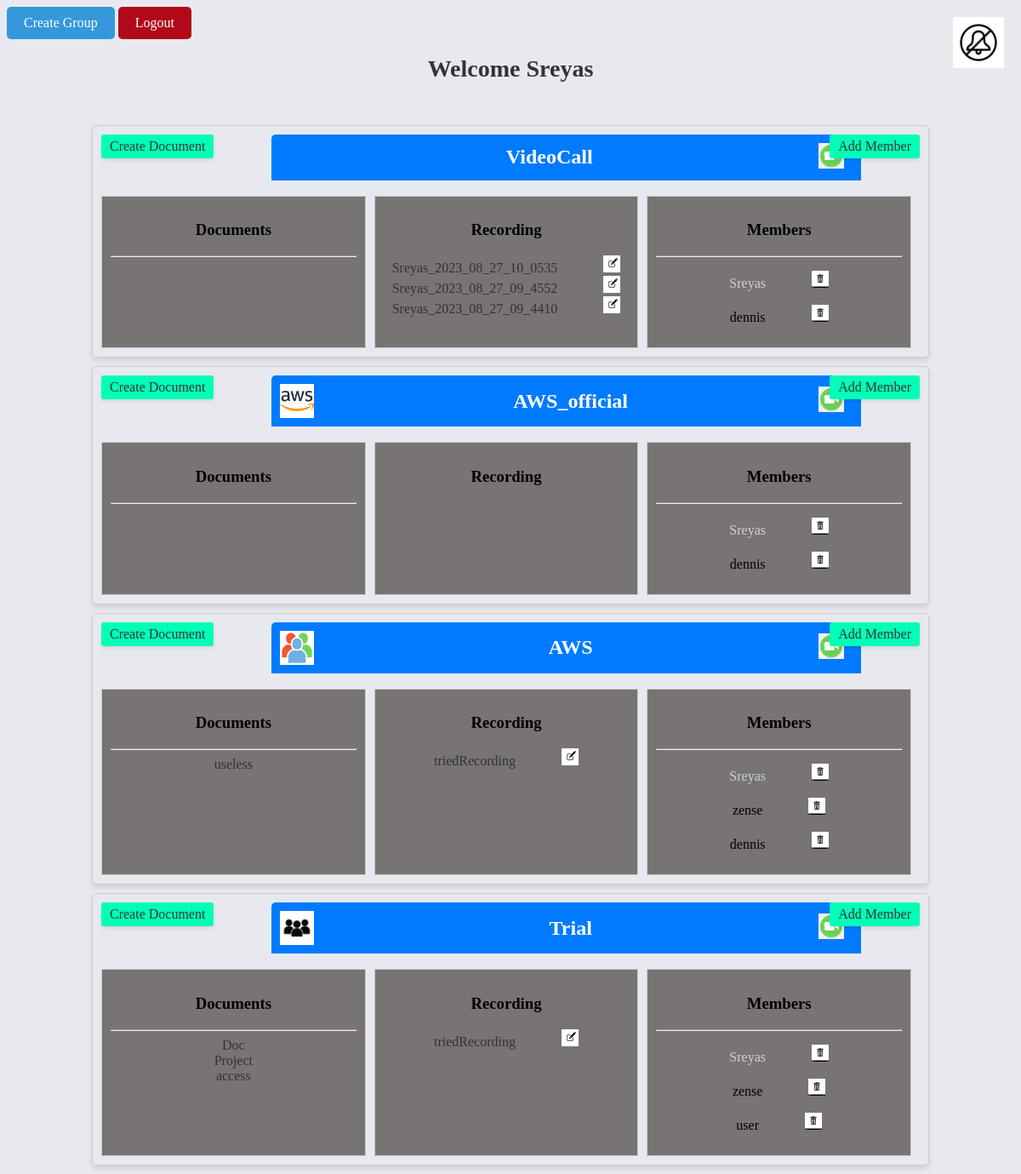
/home/ (signed in), run on an earlier commit of the app's database.
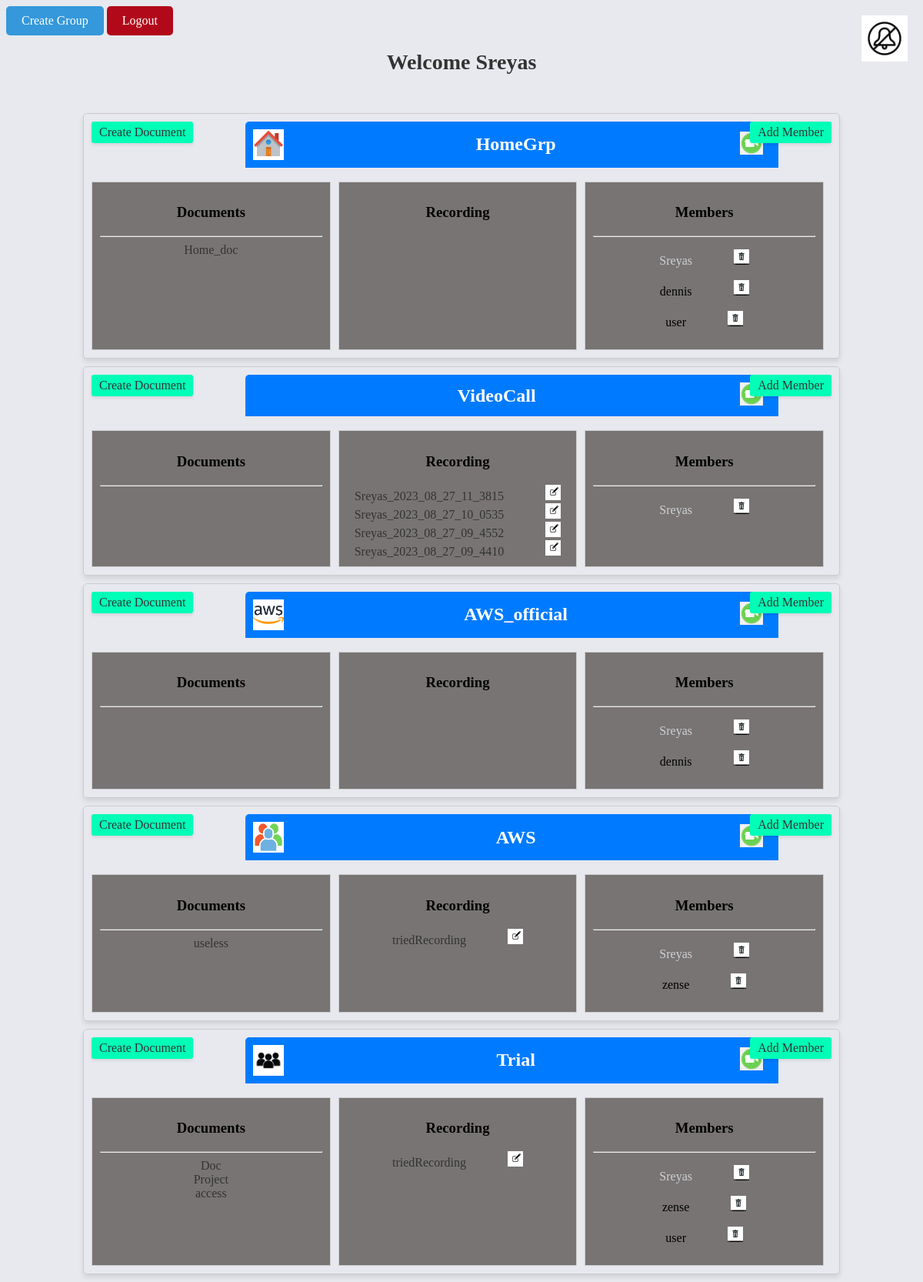
And on a later commit of the database.
### videoCall/models.py (models this page shows, shortened)
class Profile(models.Model):
    user=models.OneToOneField(User,related_name='profile',on_delete=models.CASCADE)
    groups=models.ManyToManyField(Group,related_name='user_profile')
    admin=models.ManyToManyField(Group,related_name='admin_right')
    recordings=models.ManyToManyField(Recording,related_name='recorder')

class Group(models.Model):
    name=models.CharField(max_length=100,primary_key=True)
    created = models.DateTimeField(auto_now_add=True)
    doc=models.ManyToManyField(Document,related_name='groups')
    setting=models.CharField(max_length=15,choices=options)
    records=models.ManyToManyField(Recording,related_name='room')
    icon=models.ImageField(upload_to='icon',null=True,default="")
    class Meta:
        ordering = ['-created']
    def __str__(self):
        return self.name

class Recording(models.Model):
    name=models.CharField(max_length=100)
    created = models.DateTimeField(auto_now_add=True)
    uid=models.CharField(max_length=25)
    sid=models.CharField(max_length=25,null=True)
    class Meta:
        ordering = ['-created']

### liveEdit/models.py (models this page shows, shortened)
class Document(models.Model):
    name = models.CharField(max_length=100)
    content = models.TextField(null=True)
    setting = models.CharField(max_length=15, choices=options)

### videoCall/views.py (the view)
# urls.py: path('home/',views.home,name='home'),
@login_required(login_url='videoCall:login')
def home(request):
    profile=Profile.objects.get(user=request.user)
    return render(request,'home.html',{'groups':profile.groups.all(),"profile":profile,'notification':Notification.objects.filter(profiles=profile).exclude(seen=profile).exists()})

### videoCall/templates/home.html (shortened to what this page needs)
{% extends 'layout.html' %}
{% load static %}
{% block content %}
    <a href="{% url 'videoCall:createGroup' %}" class="goBack">Create Group</a>
    <a href="{% url 'videoCall:logout' %}" class="goBack" style="background-color: #b1091a;">Logout</a>
    <div class="notification-button">
        {% if notification == False %}
        <a href="{% url 'videoCall:notification' %}">
            <img src="{% static 'images/no_notification.png' %}" height="60px" width="60px">
        </a>
        {% else %}
        <a href="{% url 'videoCall:notification' %}">
            <img src="{% static 'images/notification.png' %}" height="60px" width="60px">
        </a>
        {% endif %}
    </div>
    <h1 class="heading"> Welcome {{profile.user.username}}</h1>
    {% for group in groups %}
    <div class="card">
        <div class="group">
            {% if group.icon != "" %}
                <img src="{{group.icon.url}}" height="40px" width="40px">
            {% endif %}
            <h2 class="group-name">{{ group.name }}</h2>
            <a href="{% url 'videoCall:lobby' group=group.name %}">
                <img src="{% static 'images/call.png' %}" height="30px" width="30px">
            </a>
        </div>
        {% if group in profile.admin.all %}
        <div class="add-member-link">
            <a href="{% url 'videoCall:addMember' group=group.name %}">Add Member</a>
        </div>
        {% endif %}
        {% if group.setting == "EVERYONE" %}
        <div class="add-doc-link">
            <a href="{% url 'videoCall:addDoc' group=group.name %}">Create Document</a>
        </div>
        {% elif group in profile.admin.all %}
        <div class="add-doc-link">
            <a href="{% url 'videoCall:addDoc' group=group.name %}">Create Document</a>
        </div>
        {% endif %}
        <br>
        <div class="table">
            <div class="document">
                <h3> Documents </h3>
                <hr>
                {% for doc in group.doc.all %}
                <a href="{% url 'liveEdit:doc' group=group.name doc=doc.name %}">{{ doc.name }}</a>
                <br>
                {% endfor %}
            </div>
            <div class="document">
                <h3> Recording </h3>
                {% for rec in group.records.all %}
                <a href="{% url 'videoCall:view_recording' group=group.name record=rec.name %}">{{rec.name}}</a>
                {% if rec in profile.recordings.all %}
                <a href="{% url 'videoCall:edit_recording' group=group recording=rec.name %}" class="images"><img
                        src="{% static 'images/edit.png' %}" height="20px" width="20px"></a>
                {% endif %}
                <br>
                {% endfor %}
            </div>
            <div class="document">
                <h3> Members </h3>
                <hr>
                {% for member in group.user_profile.all %}
                {% if group in member.admin.all %}
                <p style="color: #ced1d4;">{{ member.user.username }}
                    {% else %}
                <p>{{ member.user.username }}
                    {% endif %}
                    {% if group in profile.admin.all or member == profile %}
                    <a class="images"
                        href="{% url 'videoCall:remove_member' group=group.name member=member.user.username %}"><img
                            src="{% static 'images/remove.png' %}" height="20px" width="20px"></a>
                </p>
                {% endif %}
                {% endfor %}
            </div>
        </div>
    </div>
    {% endfor %}
    {% endblock content %}

### videoCall/templates/layout.html (shortened to what this page needs)
<!DOCTYPE html>
{% load static %}
<html lang="en">
<head>
    <link rel='stylesheet' type='text/css' media='screen' href="{% static 'styles/main.css' %}"">
</head>
<body>
    {% block content %} {% endblock content %}
</body>
</html>

### static/styles/main.css (style rules this page uses)
:root { --shadow:0 4px 6px -1px rgba(0,0,0,0.1),0 2px 4px -1px rgba(0,0,0,0.6); }
body { background-color: rgba(232,233,239,1); }

### videoCall/templates/home.html (style rules this page uses)
.document { flex: 1; padding: 10px; border: 1px solid #ccc; background-color: rgba(118, 114, 114, 0.983); margin-right: 10px; }
.card { border: 1px solid #ccc; border-radius: 5px; padding: 10px; margin: 10px; margin-left: 100px; margin-right: 100px; text-align: center; box-shadow: 0 4px 6px rgba(0, 0, 0, 0.1); transition: transform 0.2s; position: relative; }
.add-member-link { position: absolute; background-color: rgb(0, 255, 183); top: 10px; right: 10px; color: white; padding: 5px 10px; text-decoration: none; border-radius: 3px; box-shadow: 0 2px 4px rgba(0, 0, 0, 0.1); }
.add-doc-link { position: absolute; background-color: rgb(0, 255, 183); top: 10px; left: 10px; color: white; padding: 5px 10px; text-decoration: none; border-radius: 3px; box-shadow: 0 2px 4px rgba(0, 0, 0, 0.1); }
.card a { text-decoration: none; color: #333; }
.group { text-align: center; margin: 0; padding: 10px; background-color: #007BFF; color: white; border-top-left-radius: 5px; border-top-right-radius: 5px; width: 70%; margin-left: 200px; display: flex; align-items: center; }
.group img { margin-right: 10px; }
.group h2 { margin: 0; flex: 1; }
.table { display: flex; }
.images { padding-left: 50px; }
a.goBack { display: inline-block; padding: 10px 20px; background-color: #3498db; color: white; text-decoration: none; border-radius: 5px; border: none; cursor: pointer; }
.notification-button { position: fixed; top: 20px; right: 20px; z-index: 100; }
.group-name { display: flex; align-items: center; justify-content: center; margin: 10px; font-size: 1.5em; }
.heading { text-align: center; font-size: 28px; color: #333; margin-bottom: 50px; }

What changed in the data, as far as the page shows it:
added Group: icon (picture), name "HomeGrp", shows "Add Member", setting "Create Document", Profile (user.username "Sreyas"), Profile (user.username "dennis"), Profile (user.username "user")
added Document: name "Home_doc", shown under "HomeGrp"
changed Group "VideoCall": loses Profile (user.username "dennis")
added Recording: name "Sreyas_2023_08_27_11_3815", shown under Group "VideoCall"
changed Group "AWS": loses Profile (user.username "dennis")
